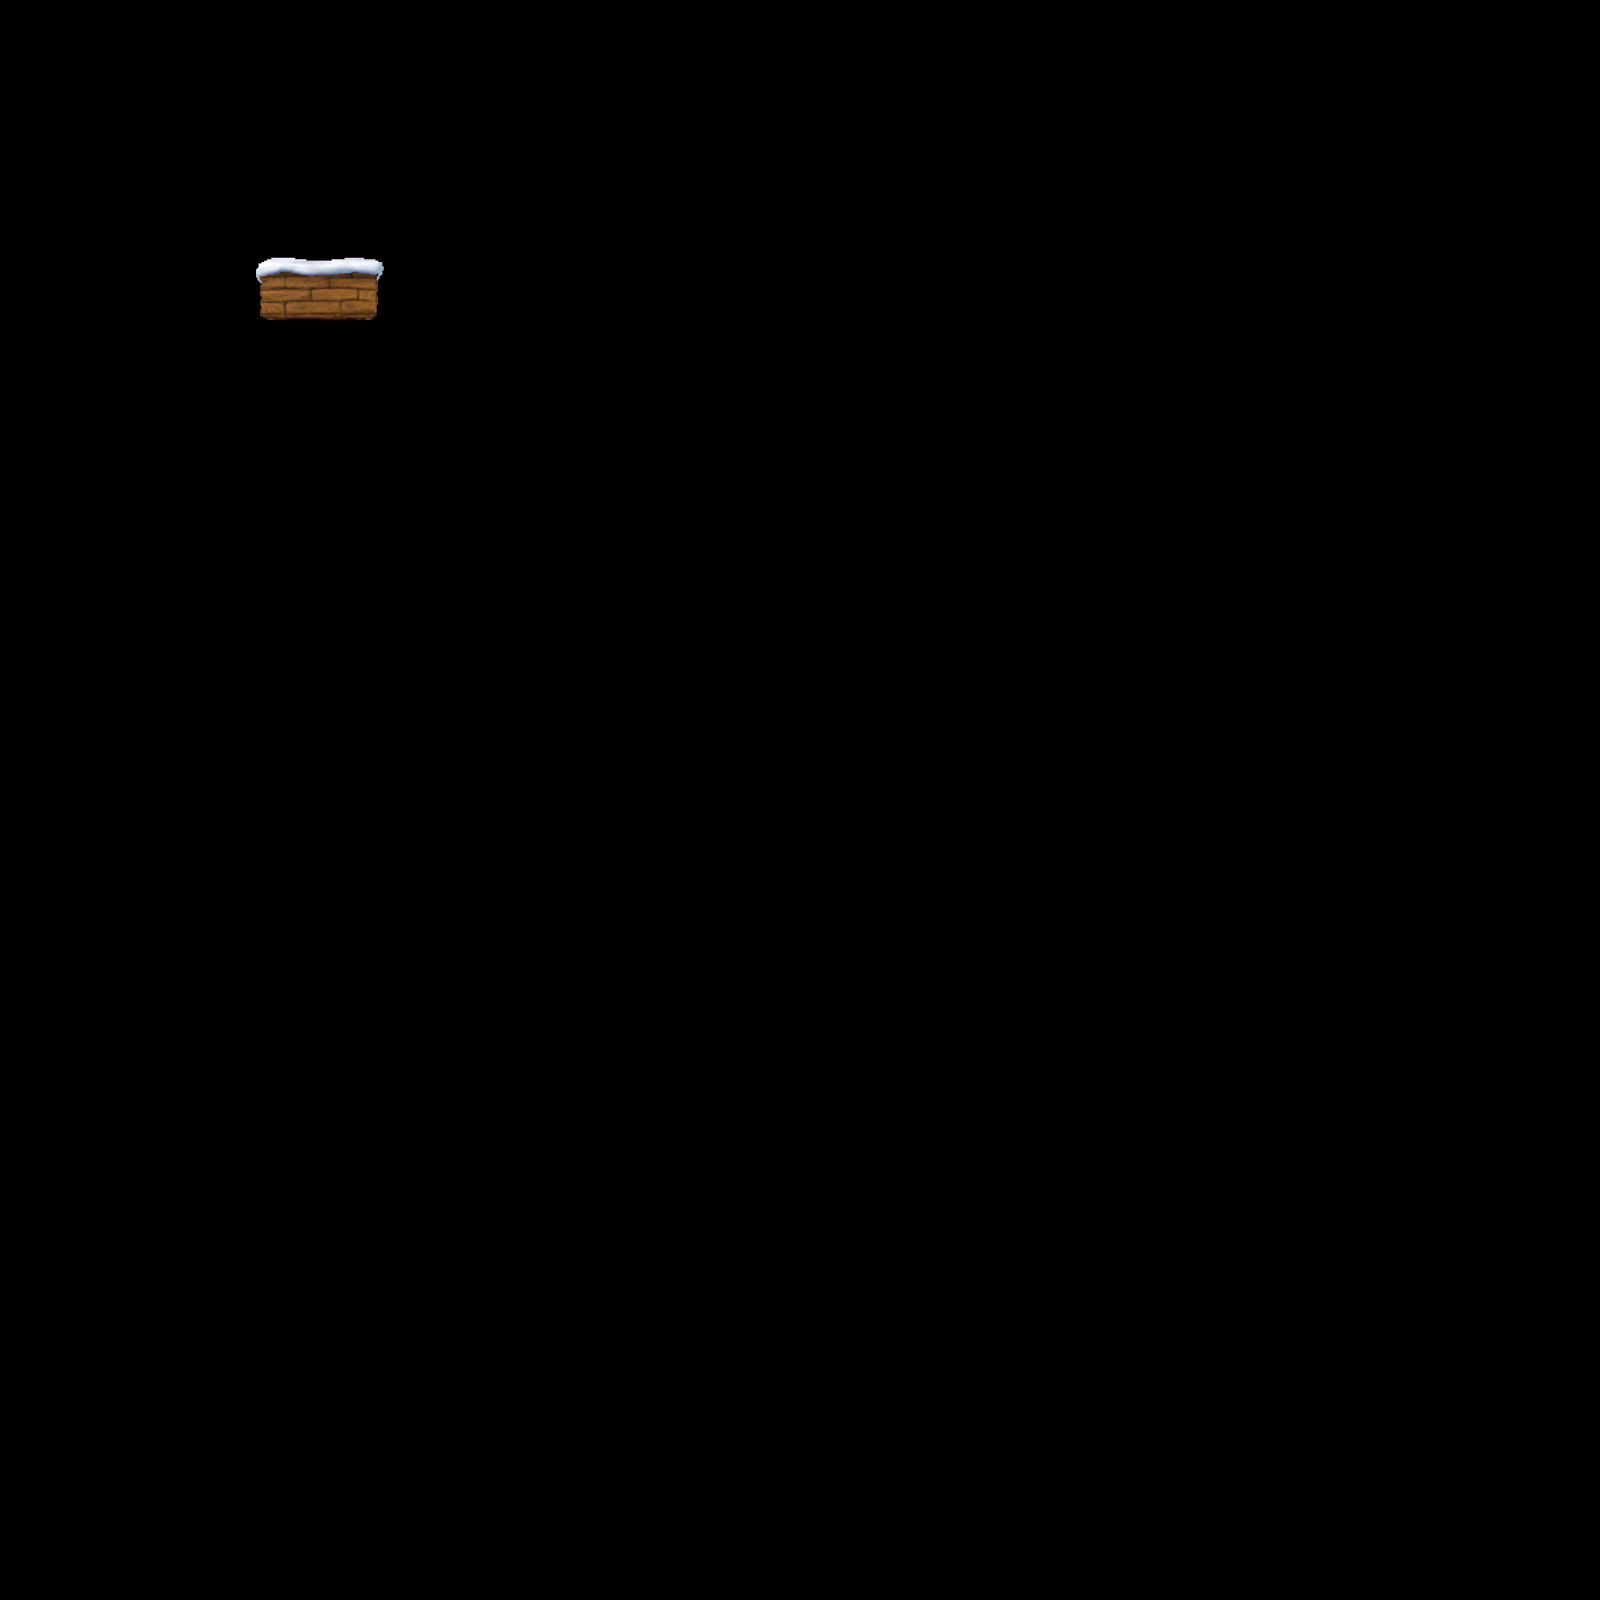

The image is a tile-based game level rendered from a .tmx file. Its description and source (layers, tilesets, objects; grid data summarised) follow:
An orthogonal 25x25 tile map with 64x64 px tiles, 1 tile layer (Foreground), 2 hidden layers not drawn and 2 objects.

<map version="1.0" orientation="orthogonal" width="25" height="25" tilewidth="64" tileheight="64">
 <tileset firstgid="1" name="tileset" tilewidth="64" tileheight="64">
  <image source="tileset.png" width="1024" height="1024" />
 </tileset>
 <layer name="Background" width="25" height="25" visible="0">
  <data>[625 cells, 483 non-empty, 19 distinct tile ids]</data>
 </layer>
 <layer name="Collision" width="25" height="25" visible="0">
  <data>[625 cells, 475 non-empty, 11 distinct tile ids]</data>
 </layer>
 <layer name="Foreground" width="25" height="25">
  <data>[625 cells, 2 non-empty, 2 distinct tile ids]</data>
 </layer>
 <objectgroup name="Objects" width="25" height="25" visible="0">
  <object gid="85" x="314" y="364" />
  <object gid="86" x="1085" y="1005" />
 </objectgroup>
</map>
